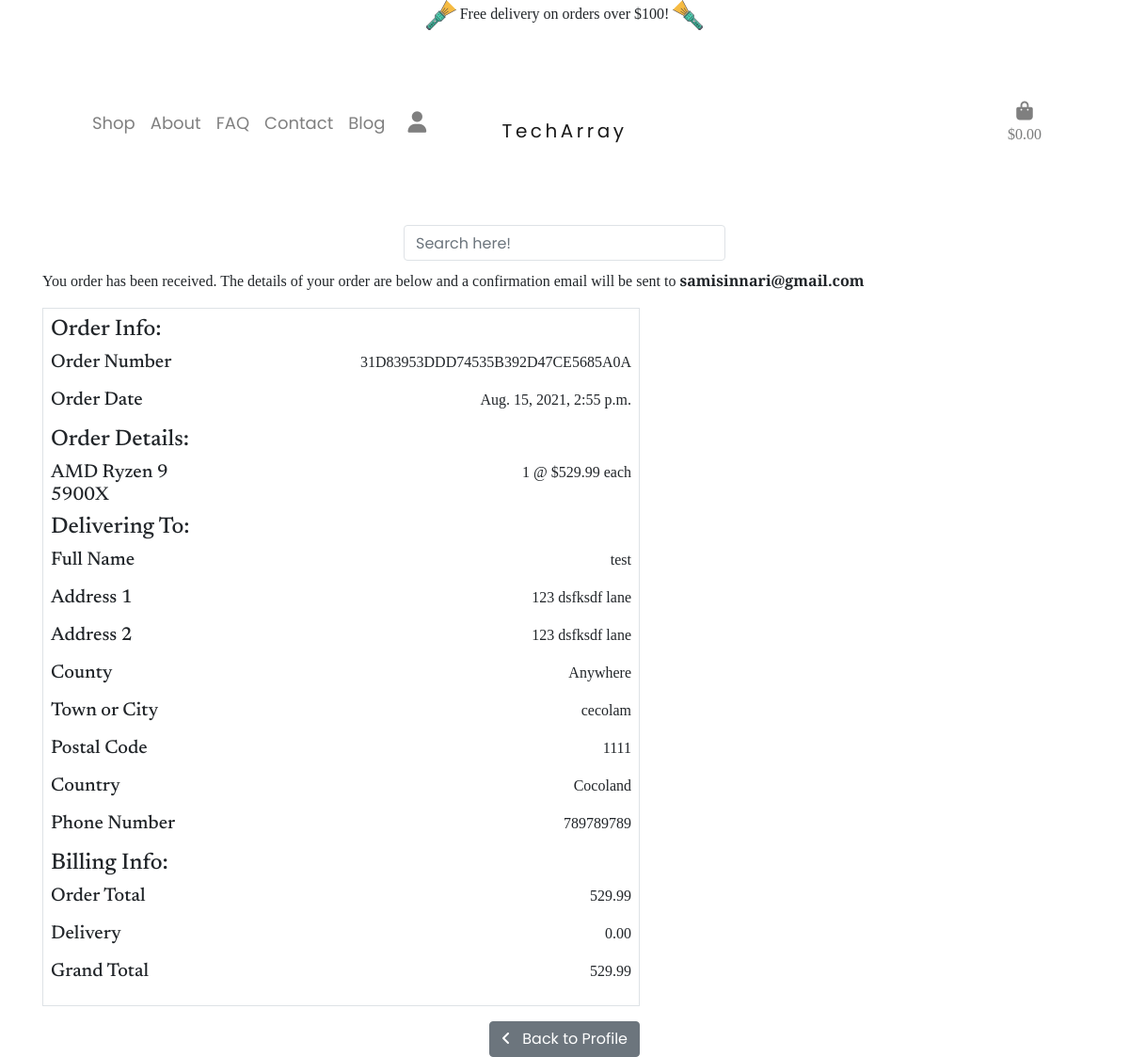
Page /profile/order_history/31D83953DDD74535B392D47CE5685A0A on the earlier database version.
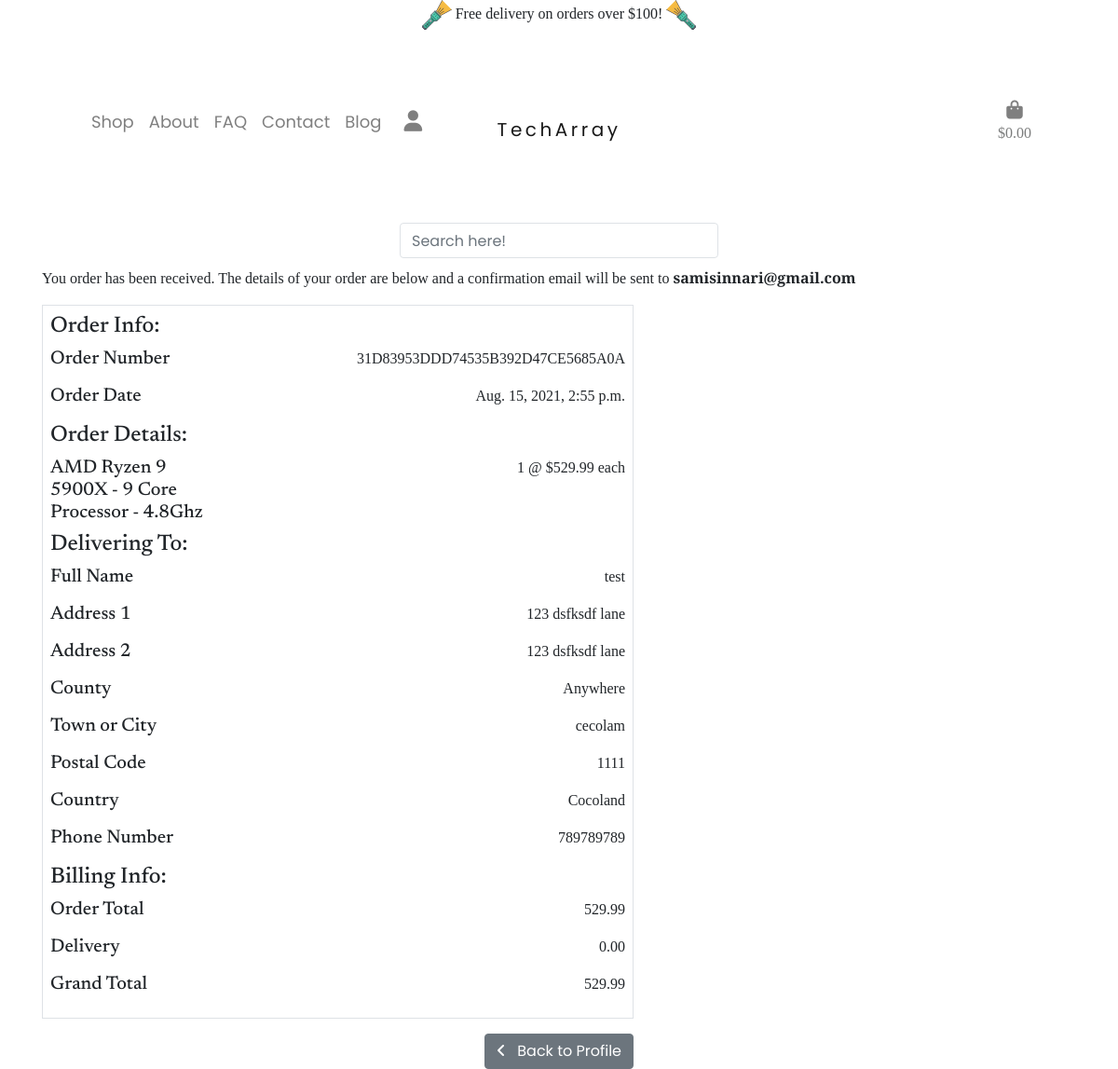
Same page on the later database version.
### checkout/models.py (models this page shows, shortened)
class OrderLineItem(models.Model):
    order = models.ForeignKey(Order, null=False, blank=False, on_delete=models.CASCADE, related_name='lineitems') or 0
    product = models.ForeignKey(Product, null=False, blank=False, on_delete=models.CASCADE)
    quantity = models.IntegerField(null=False, blank=False, default=0)
    lineitem_total = models.DecimalField(max_digits=6, decimal_places=2, null=False, blank=False, editable=False)

### products/models.py (models this page shows, shortened)
class Product(models.Model):
    category = models.ForeignKey('Category', null=True, blank=True, on_delete=models.SET_NULL)
    sku = models.CharField(max_length=254, null=True, blank=True)
    name = models.CharField(max_length=254)
    description = models.TextField()
    price = models.DecimalField(max_digits=6, decimal_places=2)
    image_url = models.URLField(max_length=1024, null=True, blank=True)
    image = models.ImageField(null=True, blank=True)

### profiles/views.py (the view)
# urls.py: path('order_history/<order_number>', views.order_history, name='order_history'),
def order_history(request, order_number):
    order = get_object_or_404(Order, order_number=order_number)
    messages.info(request, (
        f'This is a past confirmation for order number {order_number}. '
        'A confirmation email was sent on the order date.'
    ))
    template = 'checkout/checkout_success.html'
    context = {
        'order': order,
        'from_profile': True,
    }
    return render(request, template, context)

### bag/contexts.py (called while the page is built, shortened)
def bag_contents(request):
    bag_items = []
    total = 0
    product_count = 0
    bag = request.session.get('bag', {})
    if total < settings.FREE_DELIVERY_THRESHOLD:
        delivery = total * Decimal(settings.STANDARD_DELIVERY_PERCENTAGE / 100)
        free_delivery_delta = settings.FREE_DELIVERY_THRESHOLD - total
    else:
        delivery = 0
        free_delivery_delta = 0
    grand_total = delivery + total
    context = {
        'bag_items': bag_items,
        'total': total,
        'product_count': product_count,
        'delivery': delivery,
        'free_delivery_delta': free_delivery_delta,
        'free_delivery_threshold': settings.FREE_DELIVERY_THRESHOLD,
        'grand_total': grand_total,
    }
    return context

### checkout/templates/checkout/checkout_success.html (shortened to what the changed rows need)
{% extends "base.html" %}
{% load static %}
{% block content %}
{% block extracss %}
<link rel="stylesheet" href="{% static 'checkout/css/checkout.css' %}" />
{% endblock %}
<div class="container bag-container">
    <div class="row">
        <div class="col">
            <h2>Thank You</h2>
        </div>
    </div>
    <div class="row">
        <div class="col-12 col-lg-7">
            <div class="order-confirmation p-2 border">
                {% for item in order.lineitems.all %}
                <div class="row">
                    <div class="col-12 col-md-4">
                        <h5>{{ item.product.name }}</h5>
                    </div>
                    <div class="col-12 col-md-8 text-md-right">
                        <p>{{ item.quantity }} @ ${{ item.product.price }} each</p>
                    </div>
                </div>
                {% endfor %}
            </div>
        </div>
    </div>
</div>
{% endblock %}

Differences in the rows shown:
changed through a linked row, OrderLineItem: product.name "AMD Ryzen 9 5900X" → "AMD Ryzen 9 5900X - 9 Core Processor - 4.8Ghz"
